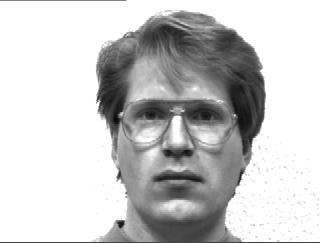
#> input picture image/image002.jpg, 320 x 243 px
$ python Image_cropper.py image/image002.jpg out.png
#> lines starting #> are read from the running program, lines starting #| are printed output that depends on the picture

# coding: utf-8

# In[13]:


import cv2
import os
import sys
import numpy as np


img_path = sys.argv[1]
out_path = sys.argv[2]
if len(out_path) <= 0:
    exit()
if out_path[-1] != "/":
    out_path += "/"

image = cv2.imread(img_path)
#> image is the input picture: shape (243, 320, 3); min 7, max 255, mean 200.6

steps = [24,32,64,120,240]
num = 0
for step in steps:

    h_range = np.arange(1,image.shape[0],step,dtype=int)
    w_range = np.arange(1,image.shape[1],step,dtype=int)

    for height in h_range:
        for width in w_range:
            if (width+(step-1) <= image.shape[1]) and (height+(step-1) <= image.shape[0]):
                num += 1
                path = out_path + "image" + str(num) + ".jpg"
                cropped = image[height : height + step, width : width + step]
                cv2.imwrite(path, cropped)
#> this loop made 5 passes
#> pass 1, `cv2.imwrite(path, cropped)`:
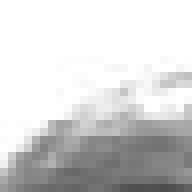
#> saved as image7.jpg: shape (24, 24, 3) (shown 8 times larger); min 77, max 255, mean 211.4
#> after the loop, num = 220
